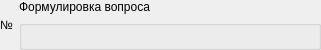
<?xml version="1.0" encoding="UTF-8"?>
<ui version="4.0">
 <class>QuestionForm</class>
 <widget class="QWidget" name="QuestionForm">
  <property name="geometry">
   <rect>
    <x>0</x>
    <y>0</y>
    <width>321</width>
    <height>41</height>
   </rect>
  </property>
  <property name="windowTitle">
   <string>Form</string>
  </property>
  <layout class="QHBoxLayout" name="horizontalLayout_2" stretch="0,1">
   <property name="leftMargin">
    <number>0</number>
   </property>
   <property name="topMargin">
    <number>0</number>
   </property>
   <property name="rightMargin">
    <number>0</number>
   </property>
   <property name="bottomMargin">
    <number>0</number>
   </property>
   <item>
    <widget class="QLabel" name="numberLbl">
     <property name="text">
      <string>№</string>
     </property>
    </widget>
   </item>
   <item>
    <layout class="QVBoxLayout" name="verticalLayout">
     <item>
      <widget class="QLabel" name="formulationLbl">
       <property name="text">
        <string>Формулировка вопроса</string>
       </property>
       <property name="wordWrap">
        <bool>true</bool>
       </property>
      </widget>
     </item>
     <item>
      <widget class="QGroupBox" name="answerOptionsGB">
       <property name="font">
        <font>
         <pointsize>8</pointsize>
        </font>
       </property>
       <property name="title">
        <string/>
       </property>
       <layout class="QHBoxLayout" name="horizontalLayout"/>
      </widget>
     </item>
    </layout>
   </item>
  </layout>
 </widget>
 <resources/>
 <connections/>
</ui>
